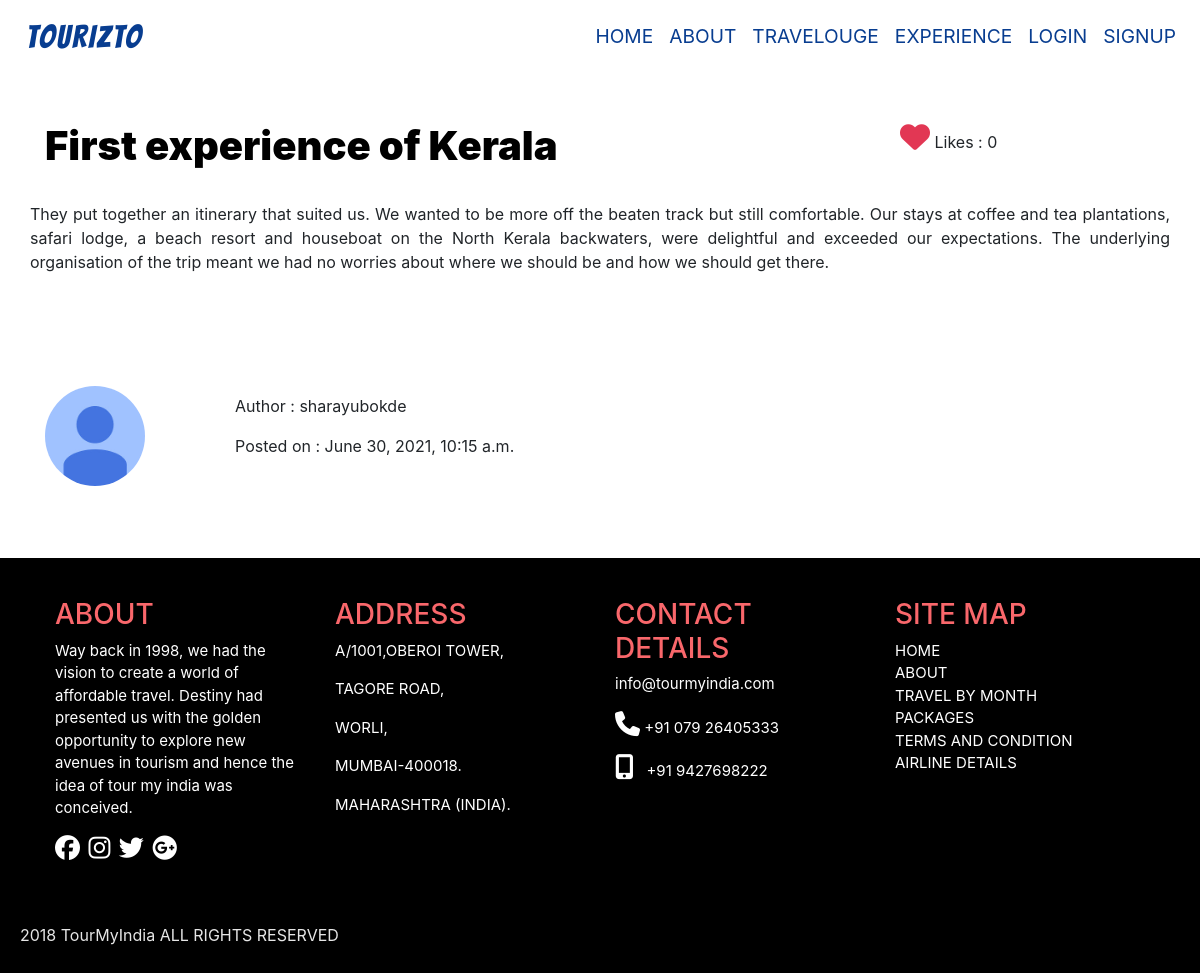
/Experience/Review/2/, run on the app's committed database.
### Review/models.py (models this page shows, shortened)
class Review(models.Model):
    title = models.CharField(max_length=200, unique=True)
    author = models.ForeignKey(User, on_delete=models.CASCADE)
    content = models.TextField()
    thumbnail = models.ImageField(upload_to='pics')
    likes = models.ManyToManyField(User, related_name='review_likes', blank=True)
    time_stamp = models.DateTimeField(auto_now_add=True, auto_now=False)
    class Meta:
        ordering = ['-time_stamp']

### Accounts/models.py (models this page shows, shortened)
class Profile(models.Model):
    user = models.OneToOneField(User, on_delete=models.CASCADE)
    image = models.ImageField(upload_to='pics', default='default.jpg')

### Review/views.py (the view)
# urls.py: path('Review/<str:id>/', views.view_review, name='view_review'),
def view_review(request, id):
    review = Review.objects.get(id=id)
    content = review.content.split('#')
    context = {'review':review,'content':content,'title':'Review'}
    return render(request, 'view_review.html', context)

### templates/view_review.html (shortened to what this page needs)
{% extends 'layout.html' %}
{% load static %}
{% block csscontent %}
    <link rel="stylesheet" type="text/css" href="{% static 'css/blog.css' %}">
{% endblock %}
{% block content %}
<br>
<br>
<div class="container">
    <div class="row">
        <div class="col-md-9">
            <h1 class="text1">
                {{review.title}}
            </h1>
        </div>
        <div class="col-md-3">
        {% if request.user.is_authenticated %}
        {% if request.user in review.likes.all %}
        <div class="row">
            <a type="button" href="like/" style="padding:0%; margin: 0;" ><i class="fa fa-heart" style="font-size: 30; color:rgb(226, 55, 84);"></i></a> <h4> &nbsp;&nbsp; : {{review.likes.count}}</h4>
        </div>
        {% else %}
        <div class="row">
            <a type="button" href="like/" style="padding:0%; margin: 0; text-shadow: 0 0 5px rgb(226, 55, 84);"><i class="fa fa-heart" style="font-size: 30;
            -webkit-text-fill-color: white;
            -webkit-text-stroke-width: 2px;
            -webkit-text-stroke-color:rgb(226, 56, 84);"></i></a> <h4> &nbsp;&nbsp; : {{review.likes.count}}</h4>
        </div>
        {% endif %}
        {% else %}
            <p><i class="fa fa-heart" style="font-size: 30; color:rgb(226, 55, 84);"></i> Likes : {{review.likes.count}}</p>
        {% endif %}
        </div>
    </div>
    <br>
    <div class="row" style="text-align: justify;">
        {% for c in content %}
        <p>{{c}}</p>
        {% endfor %}
    </div>
    <br>
    <br>
    <br>
    <br>
    <div class="row">
        <div class="col-md-2">
            <img class="rounded-circle article-img" src={{review.author.profile.image.url}} style="width: 100px; height: 100px; ">
        </div>
        <div class="col-md-10 my-2">
            <p>Author : {{review.author}}</p>
            <p class="date">Posted on : {{review.time_stamp}}</p>
        </div>
    </div>
    <br>
    <br>
</div>
<br>
{% endblock %}

### static/css/layout.css (style rules this page uses)
* { padding:0; margin: 0; }
i { font-size: 25px; }

### static/css/blog.css (style rules this page uses)
body { font-size:1.1rem; font-style: 'Rambla', sans-serif;; }
.text1 { color: black; text-shadow: aliceblue; font-weight: 900; }

### data on the page
Review: title "First experience of Kerala", likes.count "0", content "They put together an itinerary that suited us. We wanted to be more off the beaten track but still comfortable. Our stays at coffee and tea plantations, safari lodge, a beach resort and houseboat on the North Kerala backwaters, were delightful and exceeded our expectations. The underlying organisation of the trip meant we had no worries about where we should be and how we should get there.", author.profile.image (placeholder picture), author "sharayubokde", time_stamp "June 30, 2021, 10:15 a.m."
